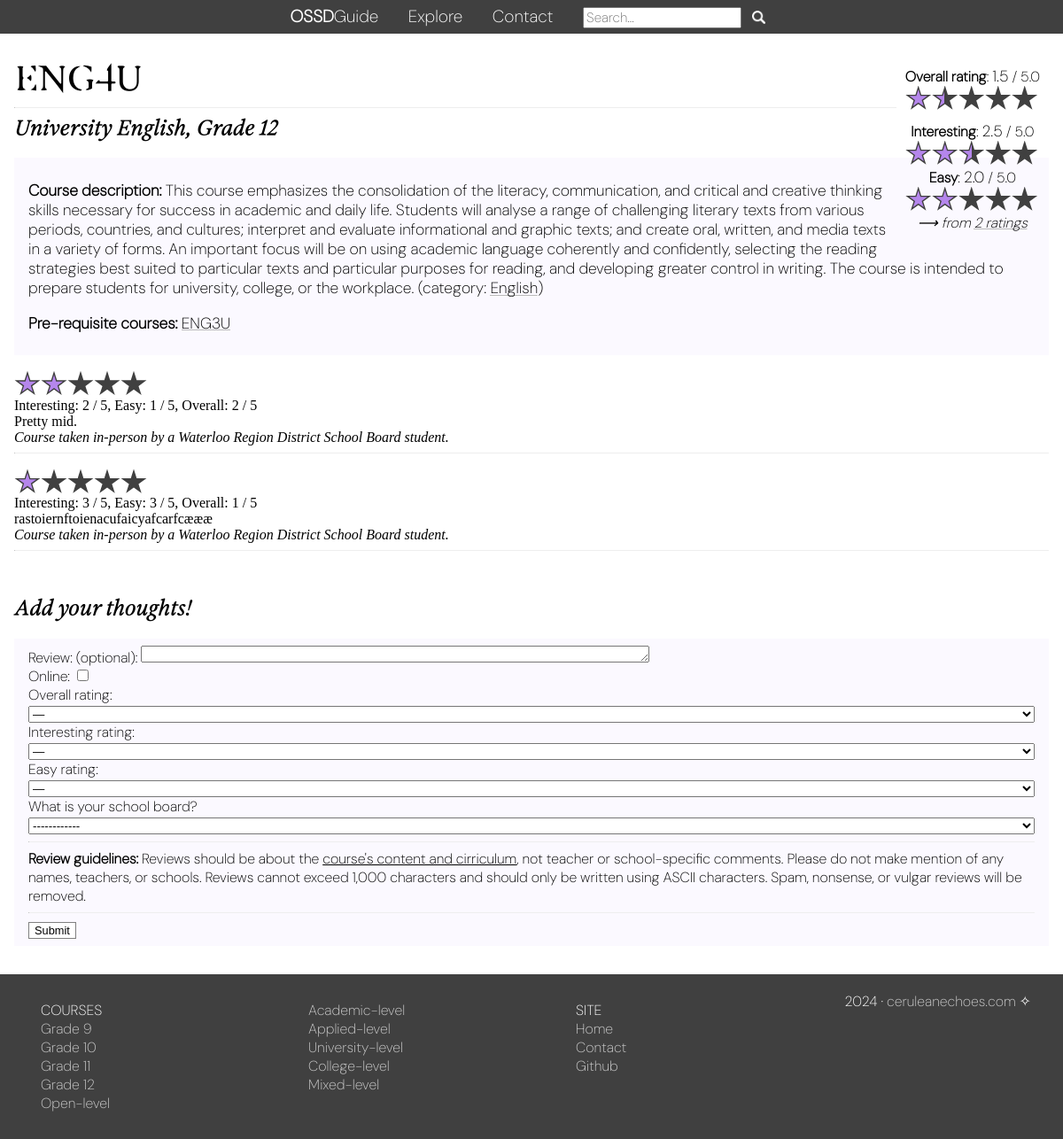
/course/ENG4U/, run on the app's committed database.
### homescreen/models.py (models this page shows, shortened)
class Courses(models.Model):
    course_code = models.CharField(max_length=5)
    description = models.CharField(max_length=1023)
    course_name = models.CharField(max_length=255)
    category = models.CharField(max_length=255)
    prereq = models.CharField(max_length=1023)
    deprecated = models.BooleanField(default=False)
    def grade(self):
        grade_chr = self.course_code[3]
        if grade_chr in "1234":
            return [9,10,11,12][["1","2","3","4"].index(grade_chr)]
        else:
            return 0
    def level(self):
        lvl_chr = self.course_code[4]
        if lvl_chr in "WPDUMCEO":
            return ["De-streamed","Applied","Academic","University","University/College","College","Workplace","Open"][["W","P","D","U","M","C","E","O"].index(lvl_chr)]
        else:
            return "<ERR, CODE NOT WPDUMCEO>"

class Reviews(models.Model):
    course_code = models.CharField(max_length=5)
    online = models.BooleanField()
    review_text = models.CharField(max_length=1023)
    interesting_rating = models.IntegerField()
    easy_rating = models.IntegerField()
    overall_rating = models.IntegerField()
    review_date = models.IntegerField()
    user_school_board = models.CharField(max_length=2,choices=school_boards)
    moderated = models.BooleanField()
    user_ip = models.CharField(max_length=64)

### homescreen/views.py (the view)
# urls.py: path("course/<str:code>/",views.course_page, name="course_page"),
def course_page(request, code):
    curr_course = Courses.objects.filter(course_code = code).first()
    prereq_list = curr_course.prereq.split(",")
    leads_to = Courses.objects.filter(prereq__contains = code)
    leads_to_codes = [course.course_code for course in leads_to]
    course_reviews_query = Reviews.objects.filter(course_code = code)
    course_reviews_query = course_reviews_query.filter(moderated = True)
    course_reviews = list(course_reviews_query)
    for review in course_reviews:
        review.user_school_board = review.get_user_school_board_display()
    num_ratings = len(course_reviews)
    mean_dict = {}
    if num_ratings > 0:
        mean_dict["overall_mean"] = "{:.1f}".format(mean(list(course_reviews_query.values_list('overall_rating',flat=True))))
        mean_dict["interesting_mean"] = "{:.1f}".format(mean(list(course_reviews_query.values_list('interesting_rating',flat=True))))
        mean_dict["easy_mean"] = "{:.1f}".format(mean(list(course_reviews_query.values_list('easy_rating',flat=True))))
    if request.method == "POST":
        form = ReviewForm(request.POST)
        if form.is_valid():
            try:
                get_user_ip = request.META.get('HTTP_X_FORWARDED_FOR')
                if get_user_ip:
                    get_user_ip = ip_address.split(',')[0]
                else:
                    get_user_ip = request.META.get('REMOTE_ADDR')
            except:
                get_user_ip = "<IP Query Failed!>"
            Reviews.objects.create(
            course_code = curr_course.course_code,
            online = form.cleaned_data["online"],
            review_text = form.cleaned_data["review_text"],
            interesting_rating = form.cleaned_data["interesting_rating"],
            easy_rating = form.cleaned_data["easy_rating"],
            overall_rating = form.cleaned_data["overall_rating"],
            user_school_board = form.cleaned_data["user_school_board"],
            review_date = time(),
            moderated = False, ##CHANGE TO FALSE IF AUTO-MOD OFF
            user_ip = get_user_ip,
            )
            return HttpResponseRedirect(request.path_info)
    else:
        form = ReviewForm()
    template = loader.get_template('course_page.html')
    context = {
    'curr_course': curr_course,
    'grade_val': curr_course.grade(),
    'url_grade_val': curr_course.grade()-8,
    'level_val': curr_course.level(),
    'url_level_val': curr_course.course_code[4],
    'prereq_list': prereq_list,
    'last_prereq': prereq_list[-1],
    'len_first_prereq': len(prereq_list[0]),
    'leads_to' : leads_to_codes,
    'course_reviews': course_reviews,
    'num_ratings' : num_ratings,
    'form': form,
    }
    if leads_to:
        context['last_leads_to'] =  leads_to_codes[-1]
    context.update(mean_dict)
    return HttpResponse(template.render(context, request))

### homescreen/forms.py
class ReviewForm(forms.Form):
    numbers = {None:"—","1":1,"2":2,"3":3,"4":4,"5":5}
    review_text = forms.CharField(max_length=1023,required=False,label="Review: (optional)",widget= forms.Textarea, validators=[RegexValidator(regex=r'[ -~]+',message="Only ASCII characters are accepted (letters, numbers, and punctuation).")])
    online = forms.BooleanField(required=False)
    overall_rating = forms.ChoiceField(choices=numbers)
    interesting_rating = forms.ChoiceField(choices=numbers)
    easy_rating = forms.ChoiceField(choices=numbers)
    user_school_board = forms.ChoiceField(choices=school_boards, label="What is your school board?")

### homescreen/views.py (called while the page is built)
@register.filter
def percentformat(value, arg):
    return (float(value) - float(arg))*100

@register.filter
def s(value):
    if value > 1:
        return "s"
    else: return ""

### homescreen/templates/course_page.html (shortened to what this page needs)
{% load static %}
<!DOCTYPE html>
<html lang="en" dir="ltr">
  <head>
    <link rel="stylesheet" href="{% static 'homescreen/theme.css' %}">
    <div class=headernav>
  <a href="../../" class=site-title><b>OSSD</b>Guide</a>
  <a href="../../explore">Explore</a>
  <a href="../../contact">Contact</a>
  <form method=get action="../../explore" style="display:inline;">
    <input type=text placeholder="Search..." name=search maxlength="32"></input>
    <button type=submit class=search-btn>_</button>
  </form>
</div>
  </head>
  <body>
    <div class=midcontain>
    <div class=headbox>
      <div class="ratingbox">
      {% if num_ratings > 0 %}
      <div class=sub-rating-box>
      <b>Overall rating</b>: <span class=ratenum>{{ overall_mean }}</span> / 5.0
      <div class=stars>
      {% for i in '01234'|make_list %}
  <div class=star-wrap id=overall-star-wrap>
  <div class=star-inner style="--starval:{{overall_mean|percentformat:i}}%;">
  </div>
   </div>
   {% endfor %}
    </div>
  </div>
  <div class=sub-rating-box>
      <b>Interesting</b>: <span class=ratenum>{{ interesting_mean }}</span> / 5.0
      <div class=stars>
      {% for i in '01234'|make_list %}
  <div class=star-wrap>
  <div class=star-inner style="--starval:{{interesting_mean|percentformat:i}}%">
  </div>
   </div>
   {% endfor %}
    </div>
      <b>Easy</b>: <span class=ratenum>{{easy_mean}}</span> / 5.0
      <div class=stars>
      {% for i in '01234'|make_list %}
  <div class=star-wrap>
  <div class=star-inner style="--starval:{{easy_mean|percentformat:i}}%">
  </div>
   </div>
   {% endfor %}
    </div>
    <em id=numreviewtext-mobile>⟶ from <a href="#reviews">{{ num_ratings }} rating{{ num_ratings|s}}</a></em>
      </div>
      {% else %}
      <em>No ratings yet! Be the first to <a href="#addreview">add one</a>!</em>
      {% endif %}
      </div>
    <h1>{{curr_course.course_code}}</h1> <hr>
    <h2><a href="../../explore?level={{url_level_val}}">{{level_val}}</a> <a title="See similar courses" href=../../explore?search={{curr_course.course_name|cut:"The "|cut:"Introduction to "|cut:"Studies in "}}>{{curr_course.course_name}}</a>{% if grade_val %}, <a href="../../explore?grade={{url_grade_val}}">Grade {{grade_val}}
{% endif %}
</a></h2>
  </div>
    <div class=desc-box><p><b>Course description:</b> {{curr_course.description}} (category: <a href="../../explore?category={{curr_course.category}}">{{curr_course.category}}</a>)
</p>
<p><b>Pre-requisite courses:</b>
{% if len_first_prereq == 5 %}
  {% for course in prereq_list %}
    {% if course == last_prereq %}
      <a href="../{{course}}">{{ course }}</a>
    {% else %}
      <a href="../{{course}}">{{ course }}</a> ·
    {% endif %}
  {% endfor %}
  {% else %}
   {{curr_course.prereq}}
{% endif %}
</p>
</div>
{% if num_ratings > 0 %}
<div id=reviews>
  {% for review in course_reviews %}
  <p>
    <div class=stars>
    {% for i in '01234'|make_list %}
<div class=star-wrap>
<div class=star-inner style="--starval:{{review.overall_rating|percentformat:i}}%">
</div>
 </div>
 {% endfor %}
  </div>
   Interesting: {{ review.interesting_rating }} / 5,
   Easy: {{ review.easy_rating }} / 5,
   Overall: {{ review.overall_rating }} / 5 <br>
   {{ review.review_text }}<br>
    {% if review.online %}
      <em>Course taken online by a {{ review.user_school_board }} student.</em>
    {% else %}
     <em>Course taken in-person by a {{ review.user_school_board }} student.</em>
    {% endif %}
    <hr>
  </p>
  {% endfor %}
</div>
{% endif %}
<div class=spcr></div>
<h2>Add your thoughts!</h2>
  <form action="" method="post">
    <div class="desc-box" id="addreview">
      {{ form }}
      <hr>
      <b>Review guidelines:</b> Reviews should be about the <u>course's content and cirriculum</u>, not teacher or school-specific comments. Please do not make mention of any names, teachers, or schools. Reviews cannot exceed 1,000 characters and should only be written using ASCII characters.  Spam, nonsense, or vulgar reviews will be removed.
      <hr>
      <input type="submit" value="Submit">
      </div>
  </form>
  </div>
<div class=footernav>
<div class=midfooter>
<div class=column>
<a href="/../../explore"><span class=footerhead>COURSES</span></a><br>
<a href="../../explore?grade=1">Grade 9</a><br>
<a href="../../explore?grade=2">Grade 10</a><br>
<a href="../../explore?grade=3">Grade 11</a><br>
<a href="../../explore?grade=4">Grade 12</a><br>
<a href="../../explore?level=O">Open-level</a><br>
</div>
<div class=column>
  <a href="../../explore?level=D">Academic-level</a><br>
  <a href="../../explore?level=P">Applied-level</a><br>
  <a href="../../explore?level=U">University-level</a><br>
  <a href="../../explore?level=C">College-level</a><br>
  <a href="../../explore?level=M">Mixed-level</a><br>
</div>
<div class=column>
  <span class=footerhead>SITE</span><br>
  <a href="../../">Home</a><br>
  <a href="../../contact">Contact</a><br>
  <a href="https://github.com/shaan-s">Github</a><br>
</div>
<div style="text-align:right;">2024&nbsp;·&nbsp;<a href="https://www.ceruleanechoes.com">ceruleanechoes.com</a>&nbsp;✧
</div></div>
</div>
  </body>
</html>

### homescreen/static/homescreen/theme.css (style rules this page uses)
html { font-size: 100%; }
body { margin: 0; display: grid; grid-template-rows: auto auto auto 1fr; min-height: 100vh; }
h1 { font-family: Exposure, "Adobe NotDef"; font-variation-settings: "EXPO" 80; font-size: 4em; margin-bottom: 0; transition: font-variation-settings .2s ease-in-out; }
h2 { font-family: ExposureIt, "Adobe NotDef"; font-variation-settings: "EXPO" 50; margin-top: 0; font-size: 2em; }
h2 a { background: linear-gradient(to right, #FFFFFF, #FFFFFF), linear-gradient(to right, rgba(180,0,192,1) 0%, rgba(0,212,255,1) 100%); background-size: 100% 0.08em, 0 0.08em; background-position: 100% 90%, 0 90%; background-repeat: no-repeat; transition: background-size .3s; }
hr { border-top: 1px #bababa; }
a { color: black; text-decoration: none; background: linear-gradient(to right, #bababa, #bababa), linear-gradient(to right, rgba(180,0,192,1) 0%, rgba(0,212,255,1) 100%); background-size: 100% 0.08em, 0 0.08em; background-position: 100% 90%, 0 90%; background-repeat: no-repeat; transition: background-size .3s; }
p { font-size: 1.2em; }
button, input[type=submit] { border: 1px solid grey; font-size: .8em; cursor: pointer; background: white; }
input[type=radio], input[type=checkbox] { accent-color: #d9c6ff; }
.midcontain { margin-left: 10%; margin-right: 10%; }
.desc-box { background-color: #fbf9ff; padding: 1em 2em 1em 2em; font-family: DMSans; }
.headernav, .footernav { background-color: #404040; margin: 0px; color: white; font-family: DMSans; font-size: 1.2em; overflow: hidden; padding: .3em; text-align: center; }
.headernav a { background: none; color: white; text-align: center; margin-right: 1.5em; }
.headernav input { font-size: .8em; height: 1.2em; font-family: DMSans; }
.search-btn { background: rgba(0,0,0,0) url("searchicon.png"); color: rgba(0,0,0,0); background-repeat: no-repeat; background-size:50%; background-position: center; width: 2em; border: none; }
.footernav { margin-top: 4em; padding: 20px; font-size: 1em; }
.footernav a { color: #ccc; background: none; }
.footerhead { color: #fff; }
.midfooter { margin-left: 10%; margin-right: 10%; }
.column { float:left; text-align: left; width:15%; margin:10px; }
.site-title { margin-right: 1.5em; color: white; }
.ratingbox { float:right; font-family: DMSans; display: flex; }
.sub-rating-box { margin: 10px; text-align: center; }
.stars { display: flex; }
.ratenum { font-size: 110%; }
:root { --starsize: 30px; }
.star-inner { --starval: 100%; --offset: 15%; background: linear-gradient(90deg, rgba(181,134,236,1) var(--starval), #404040 var(--starval)); clip-path: polygon(50% 0%, 61% 35%, 98% 35%, 68% 57%, 79% 91%, 50% 70%, 21% 91%, 32% 57%, 2% 35%, 39% 35%); width: calc(var(--starsize) - calc(var(--offset)*2)); height: calc(var(--starsize) - calc(var(--offset)*2)); left: var(--offset); top: var(--offset); position: relative; }
.star-wrap { background-color: #404040; clip-path: polygon(50% 0%, 61% 35%, 98% 35%, 68% 57%, 79% 91%, 50% 70%, 21% 91%, 32% 57%, 2% 35%, 39% 35%); width: var(--starsize); height: var(--starsize); }
.spcr { min-height:2em; }
#id_review_text { height: 1em; width: 50%; }
#overall-star-wrap { --starsize: 60px; }
#numreviewtext-mobile { display:none; }
@media only screen and (max-width: 1200px) { .midfooter,.midcontain { margin: 0 1em 0 1em; } }
@media only screen and (max-width: 1200px) { .ratingbox { display: inline; } }
@media only screen and (max-width: 1200px) { .column { width:25%; } }
@media only screen and (max-width: 1200px) { #overall-star-wrap { --starsize: 30px; } }
@media only screen and (max-width: 1200px) { #numreviewtext-mobile { display:inline; } }
@media only screen and (max-width: 1200px) { select { width:100%; } }
@media only screen and (max-width: 1200px) { h1 { font-size: 2.5em; } }
@media only screen and (max-width: 1200px) { h2 { font-size: 1.5em; } }
@media only screen and (max-width: 1200px) { p { font-size: 1.1em; } }
@media only screen and (max-width: 1200px) { .desc-box { padding: .5em 1em .5em 1em; } }
@media only screen and (max-width: 1200px) { .footernav { margin-top: 2em; } }

### data on the page
Courses: course_code "ENG4U", course_name "English", description "This course emphasizes the consolidation of the literacy, communication, and critical and creative thinking skills necessary for success in academic and daily life. Students will analyse a range of challenging literary texts from various periods, countries, and cultures; interpret and evaluate informational and graphic texts; and create oral, written, and media texts in a variety of forms. An important focus will be on using academic language coherently and confidently, selecting the reading strategies best suited to particular texts and particular purposes for reading, and developing greater control in writing. The course is intended to prepare students for university, college, or the…", category "English", prereq_list "ENG3U"
Reviews: interesting_rating "2", easy_rating "1", overall_rating "2", review_text "Pretty mid.", user_school_board "Waterloo Region District School Board"
Reviews: interesting_rating "3", easy_rating "3", overall_rating "1", review_text "rastoiernftoienacufaicyafcarfcæææ", user_school_board "Waterloo Region District School Board", overall_rating "—", interesting_rating "—", easy_rating "—", user_school_board "------------"

### other printed values
{{ overall_mean }} "1.5"
{{ interesting_mean }} "2.5"
{{ easy_mean }} "2.0"
{{ num_ratings }} "2"
{{ num_ratings|s }} "s"
{{ level_val }} "University"
{{ grade_val }} "12"
